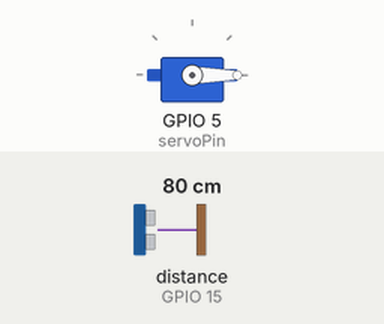
This sketch was run on a simulated ESP32. Parts: servo. Wiring (inferred from the names in the program): ultrasonic range finder: trigger GPIO 2; echo GPIO 15. Inputs (shaded band) come from the test bench; at power-on: distance to the obstacle (sensor on GPIO 15) 80 cm. The echo pulse lasts 58.3 µs per cm.

Above: at 1.8 s.
1.9 s: distance to the obstacle (sensor on GPIO 15) set to 22 cm
3.4 s: distance to the obstacle (sensor on GPIO 15) set to 18 cm
At 4.9 s:
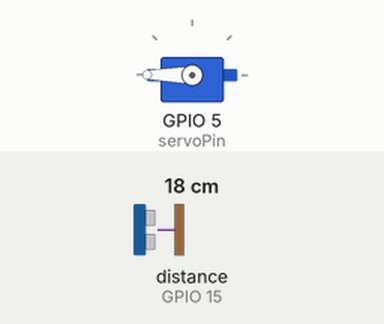
5.5 s: distance to the obstacle (sensor on GPIO 15) set to 35 cm
At 6.6 s:
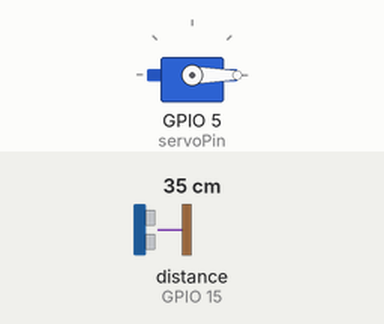
7.5 s: distance to the obstacle (sensor on GPIO 15) set to 2 cm
At 9.4 s:
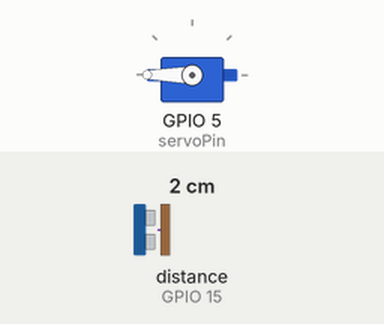
Timing chart, 0 to 10.5 s (numbered marks = the images above; inputs shaded):
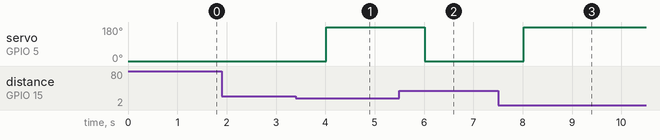

Measured:
- the behaviour switches between 21 and 20 cm on distance to the obstacle (sensor on GPIO 15) (found by bisection; images 0 and 1)
- after the input at 1.9 s, every drawn part: stays the same
- after the input at 3.4 s, servo on GPIO 5 (servoPin): 0° → 180° after 0.62 s
- after the input at 5.5 s, servo on GPIO 5 (servoPin): 180° → 0° after 0.52 s
- after the input at 7.5 s, servo on GPIO 5 (servoPin): 0° → 180° after 0.52 s

The sketch:

Smart_Dustbin_ESP32.ino
```cpp
#include <ESP32Servo.h>
#include <analogWrite.h>
#include <ESP32Tone.h>
#include <ESP32PWM.h>


#define echopin 15
#define trigpin 2
#define buzz 4

Servo myservo;
long duration, distancecm, distanceinch;
int pos = 0;
int servoPin = 5;

void setup (){

  pinMode(trigpin, OUTPUT);
  pinMode(echopin, INPUT);
  myservo.attach(servoPin);
}

void loop(){
    digitalWrite(trigpin, HIGH);
  delayMicroseconds(1);
  digitalWrite(trigpin, LOW);
  delayMicroseconds(1);

  duration= pulseIn(echopin, HIGH);
  distancecm = duration*0.034/2;
  distanceinch = duration*0.0133/2;
  if (distancecm < 20 ){
    myservo.write(180);
    delay(1000);
    }
   else{
    myservo.write(0);
    delay(1000);
   }
  }
```
